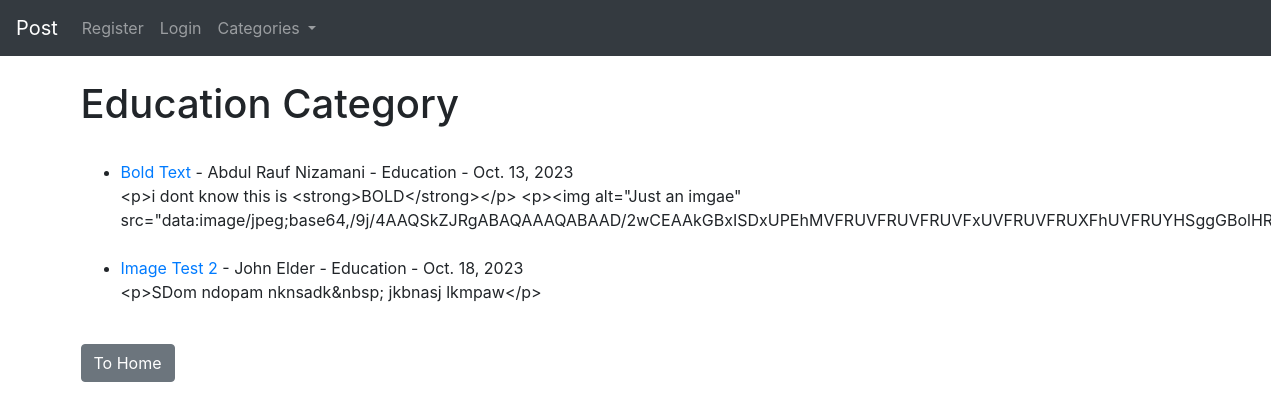
Screenshot of /category/Education/ with the database file from the repository.
### theblog/models.py (models this page shows, shortened)
class Post(models.Model):
    title = models.CharField(max_length=255)
    header_image = models.ImageField(null=True, blank=True, upload_to='images/')
    title_tag = models.CharField(max_length=255)
    author = models.ForeignKey(User, on_delete=models.CASCADE)
    body = RichTextField(blank=True, null=True)
    post_date = models.DateTimeField(auto_now_add=True)
    category = models.CharField(max_length=255)
    snippet = models.CharField(max_length=255)
    likes = models.ManyToManyField(User, related_name="blog_posts")

### theblog/views.py (the view)
# urls.py: path('category/<str:cats>/', category_view, name='category'),
def category_view(request, cats):
    category_posts = Post.objects.filter(category=cats)
    cat_menu = Category.objects.all()
    context = {
        'cats': cats,
        'category_posts': category_posts,
        'cat_menu': cat_menu
    }
    return render(request, "categories.html", context)

### theblog/models.py (called while the page is built)
    def __str__(self):
        return self.name

### theblog/templates/categories.html (shortened to what this page needs)
{% extends 'base.html' %}
{% block content %}
{% if category_posts %}
    <br>
    <h1>{{ cats }} Category</h1><br>
    <ul>
        {% for post in category_posts %}
            <li>
                <a href="{% url 'article_detail' post.pk %}">{{ post.title }}</a>
                - {{ post.author.first_name }} {{ post.author.last_name }}
                - {{ post.category }}
                - {{ post.post_date|date }}<br>
                {{ post.body|slice:":200" }}
            </li>
            <br>
        {% endfor %}
    </ul>
{% else %}
    <h3>Sorry this page does not exist.</h3>
{% endif %}
    <a class="btn btn-secondary" href="{% url 'home' %}">To Home</a>
{% endblock %}

### rows the page displays
Post: title "Bold Text", author.first_name "Abdul Rauf", author.last_name "Nizamani", category "Education", post_date "Oct. 13, 2023", body "<p>i dont know this is <strong>BOLD</strong></p> <p><img alt=\"Just an imgae\"…"
Post: title "Image Test 2", author.first_name "John", author.last_name "Elder", category "Education", post_date "Oct. 18, 2023", body "<p>SDom ndopam nknsadk&nbsp; jkbnasj lkmpaw</p>"

### other values shown
{{ cats }} "Education"
